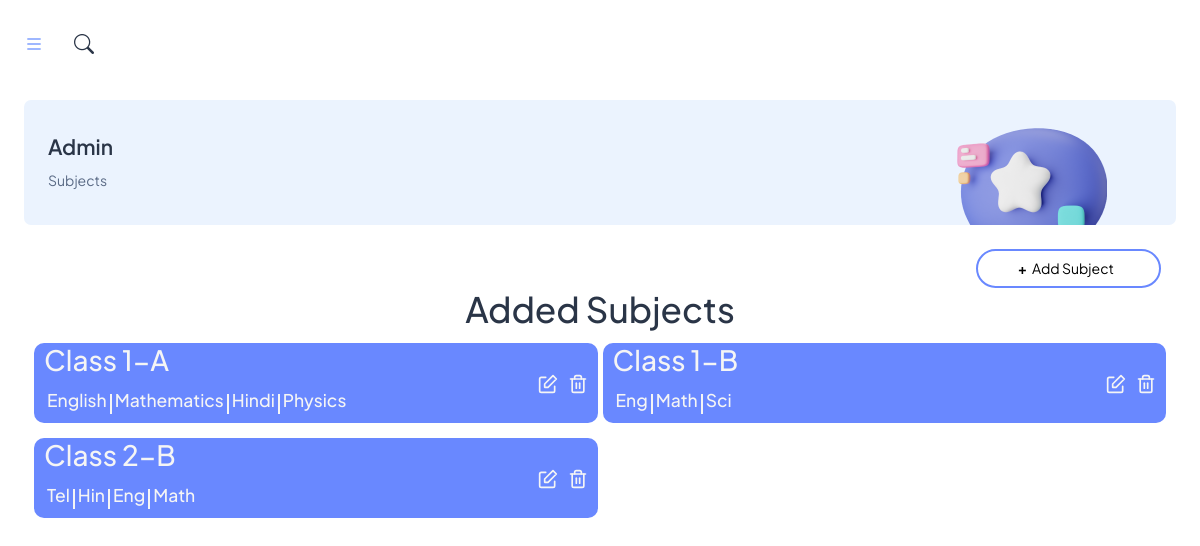
/subjects/ (signed in), run on the app's committed database.
### sms/models.py (models this page shows, shortened)
class Class(models.Model):
    name = models.CharField(max_length=10)

class Section(models.Model):
    name = models.CharField(max_length=50)
    class_linked = models.ForeignKey(Class, on_delete=models.SET_NULL, null=True, default=None)

class Subject(models.Model):
    class_linked = models.ForeignKey(Class, on_delete=models.SET_NULL, null=True, default=None)
    section_linked = models.ForeignKey(Section, on_delete=models.SET_NULL, null=True, default=None)
    subjectname = models.CharField(max_length=100, null=True)

### sms/views.py (the view)
# urls.py: path('subjects/', subjects, name='subjects'),
@superuser_required
def subjects(request):
    subjects_by_class_section = {}
    subjects = Subject.objects.select_related('class_linked', 'section_linked').all()
    for subject in subjects:
        class_linked = subject.class_linked
        section_linked = subject.section_linked
        if class_linked is None or section_linked is None:
            continue
        class_section_key = (class_linked, section_linked)
        if class_section_key not in subjects_by_class_section:
            subjects_by_class_section[class_section_key] = []
        subjects_by_class_section[class_section_key].append(subject)
    sorted_keys = sorted(subjects_by_class_section.keys(), key=lambda x: (int(x[0].name), x[1].name))
    sorted_subjects_by_class_section = {key: subjects_by_class_section[key] for key in sorted_keys}
    if request.method == 'POST':
        formset = SubjectFormSet(request.POST)
        if formset.is_valid():
            class_id = request.POST.get('class_linked')
            section_id = request.POST.get('section_linked')
            subjects_data = [form.cleaned_data['subjectname'] for form in formset if 'subjectname' in form.cleaned_data]
            existing_subjects = Subject.objects.filter(class_linked_id=class_id, section_linked_id=section_id, subjectname__in=subjects_data)
            if existing_subjects.exists():
                class_name = Class.objects.get(id=class_id).name
                section_name = Section.objects.get(id=section_id).name
                existing_names = ', '.join(existing_subjects.values_list('subjectname', flat=True))
                messages.error(request, f'The following subjects already exist for class "{class_name}"-section "{section_name}" combination: {existing_names}')
            else:
                for form in formset:
                    subject = form.save(commit=False)
                    subject.class_linked_id = class_id
                    subject.section_linked_id = section_id
                    subject.save()
                return redirect('subjects')
    else:
        formset = SubjectFormSet()
    classes = Class.objects.all()
    sections = Section.objects.all()
    sections_json = serialize('json', sections, fields=('id', 'name', 'class_linked'))
    return render(request, 'Admin/subjects.html', {'formset': formset, 'classes': classes,'sections':sections, 'sections_json': sections_json, 'subjects':subjects,'subjects_by_class_section': sorted_subjects_by_class_section})

### sms/views.py (called while the page is built)
def superuser_required(view_func):
    def check_user_is_superuser(user):
        return user.is_authenticated and user.is_superuser
    @wraps(view_func)
    def wrapped_view(request, *args, **kwargs):
        if not request.user.is_authenticated:
            return login_required(lambda x: x)(request, *args, **kwargs)
        if not check_user_is_superuser(request.user):
            messages.error(request, "You do not have Admin permissions to access this page.")
            return redirect('home')
        return view_func(request, *args, **kwargs)
    return login_required(wrapped_view)

### sms/templates/Admin/subjects.html (shortened to what this page needs)
{% extends 'base.html' %}
{% load static %}
{% block content %}
<div class="page-wrapper" id="main-wrapper" data-layout="vertical" data-sidebartype="full" data-sidebar-position="fixed"
    data-header-position="fixed">
    <div class="body-wrapper">
        {% include 'includes/navbar.html' %}
        <div class="container-fluid">
            <div class="card bg-info-subtle shadow-none position-relative overflow-hidden mb-4">
                <div class="card-body px-4 py-3">
                    <div class="row align-items-center">
                        <div class="col-9">
                            <h4 class="fw-semibold mb-8">Admin</h4>
                            <nav aria-label="breadcrumb">
                                <ol class="breadcrumb">
                                    <li class="breadcrumb-item" aria-current="page">Subjects</li>
                                </ol>
                            </nav>
                        </div>
                        <div class="col-3">
                            <div class="text-center mb-n5">
                                <img src="/static/assets/images/ChatBc.png" alt="" class="img-fluid mb-n4" />
                            </div>
                        </div>
                    </div>
                </div>
            </div>
            <div class="right-container">
                <div class="main-content">
                    <div class="admin-subject">
                        <div class="subject-button">
                            <div class="add-button">
                                <button type="button" onclick="document.getElementById('id01').style.display = 'block'">
                                    <span aria-hidden="true" id="add-subject-symbol"><strong>+</strong></span>
                                    <span>Add Subject</span>
                                </button>
                            </div>
                        </div>
                        <h1>Added Subjects</h1>
                        <div class="created-subject-container" id="subject-list">
                            {% for class_section, subjects_list in subjects_by_class_section.items %}
                            {% with class_section.0 as class_obj %}
                            {% with class_section.1 as section_obj %}
                            <div class="created-subject">
                                <div class="subject-name-container">
                                    <div class="class-name">
                                        <h2>Class {{ class_obj.name }}-{{ section_obj.name }}</h2>
                                    </div>
                                    <div class="subject-name"
                                        id="subject-names-{{ class_obj.id }}-{{ section_obj.id }}">
                                        {% for subject in subjects_list %}
                                        <h5>{{ subject.subjectname }}</h5>
                                        {% if not forloop.last %}
                                        <hr>
                                        {% endif %}
                                        {% endfor %}
                                    </div>
                                </div>
                                <div class="subject-functions">
                                    <div class="subject-edit"
                                        onclick="showEditForm('{{ class_obj.id }}', '{{ section_obj.id }}','{{ class_obj.name }}', '{{ section_obj.name }}')">
                                    </div>
                                    <div class="subject-delete"
                                        onclick="toggleSubjectsToDelete('{{ class_obj.id }}', '{{ section_obj.id }}')">
                                    </div>
                                </div>
                            </div>
                            {% endwith %}
                            {% endwith %}
                            {% endfor %}
                        </div>
                    </div>
                </div>
            </div>
        </div>
    </div>
</div>
{% endblock %}

### public/static/sms/css/Adminpanel.css (style rules this page uses)
.add-button button span#add-subject-symbol { transition: transform 0.2s ease-in-out; }

### data on the page
Class: name "1", name "A", name "B"
Subject: subjectname "English"
Subject: subjectname "Mathematics"
Subject: subjectname "Hindi"
Subject: subjectname "Physics"
Subject: subjectname "Eng"
Subject: subjectname "Math"
Subject: subjectname "Sci"
Class: name "2", name "B"
Subject: subjectname "Tel"
Subject: subjectname "Hin"
Subject: subjectname "Eng"
Subject: subjectname "Math"
